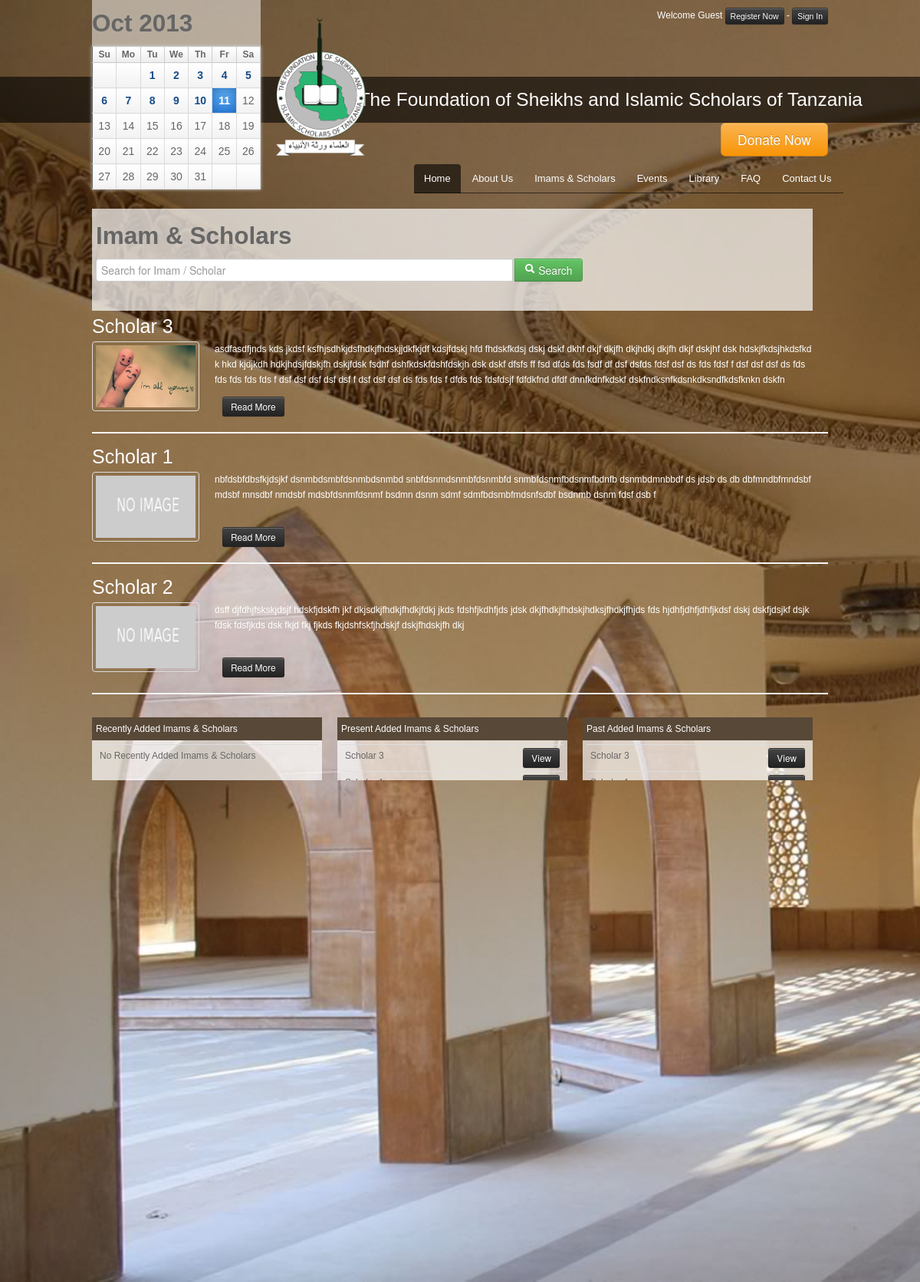
/scholars.php, run on the app's committed database.
### tables this page shows
CREATE TABLE IF NOT EXISTS `h_scholartb` (
  `sclar_id` int(8) NOT NULL AUTO_INCREMENT,
  `sclar_name` varchar(256) NOT NULL,
  `sclar_birth` date NOT NULL,
  `sclar_life` text NOT NULL,
  `sclar_from` text NOT NULL,
  `sclar_type` varchar(255) NOT NULL,
  `sclar_img` text NOT NULL,
  `sclar_date` date NOT NULL,
  PRIMARY KEY (`sclar_id`)
);

### scholars.php (the view, shortened to what this page needs)
<?php include('template/header.php'); ?>
<div class="row">
    <div class="span12">
        <div class='msg_body'>
           <h2>Imam & Scholars</h2>
           <div class="input-append">
		   <form action="searchscholars.php" method="get">
                <input class="input-xxlarge" id="appendedInputButton" type="text" name="search" placeholder='Search for Imam / Scholar'>
                <button class="btn btn-success" type="submit" name="submit"><i class="icon icon-white icon-search"></i> Search</button>
			</form>
            </div>
        </div>
    </div>
</div>
<p>
<?php
	$q = mysql_query("SELECT * FROM `h_scholartb` ORDER BY `sclar_date` DESC");
	while($row = mysql_fetch_array($q)){
		$row['sclar_date'] = date('jS M, Y', strtotime($row['sclar_date']));
		if( $row['sclar_img'] )
		{
			$sclarimage = 'images/scholars/'.$row['sclar_img'];
		}
		else
		{
			$sclarimage = 'images/noscholarimage.png';
		}
		echo "
		<div class='row'>
			<div class='span12'>
				<div class='row'>
					<div class='span12'>
						<a href='scholar.php?id={$row['sclar_id']}' style='font-size:25px;'>{$row['sclar_name']}</a><p>
					</div>
				</div>
				<div class='row'>
					<div class='span2'><a href='scholar.php?id={$row['sclar_id']}' class='thumbnail'><img src='$sclarimage' title='{$row['sclar_name']}'></a></div>
					<div class='span10'>
						<p style='overflow:hidden;height:62px;'>{$row['sclar_life']}</p>
						<a href='scholar.php?id={$row['sclar_id']}'><button type='submit' class='btn btn-small btn-inverse'>Read More</button></a>
					</div>
				</div>
			</div>
		</div>
		<hr>";
	}
?>
<div class='row'>
    <div class='span4'>
        <div class='title_bar_brown'>Recently Added Imams & Scholars</div>
        <div class='msg_body'>
            <table class='table table-condensed table-hover'>
				<?php
					$q = mysql_query("SELECT * FROM `h_scholartb` WHERE sclar_date = CURDATE( ) ORDER BY `sclar_date` DESC LIMIT 5");
					if(mysql_num_rows($q) > 0){
					while($row = mysql_fetch_array($q)){
						$id = $row['sclar_id'];
						$name = $row['sclar_name'];
						echo "
							<tr>
								<td width='85%'>$name</td>
								<td width='15%'><a href='scholar.php?id=$id'><button type='submit' class='btn btn-small btn-inverse'>View</button></a></td>
							</tr>
							";
					}
					}
					else{
						echo "<tr><td>No Recently Added Imams & Scholars</td></tr>";
					}
				?>
            </table>
        </div>
    </div>
    <div class='span4'>
        <div class='title_bar_brown'>Present Added Imams & Scholars</div>
        <div class='msg_body'>
            <table class='table table-condensed table-hover'>
                <?php
					$q = mysql_query("SELECT * FROM `h_scholartb` WHERE sclar_date <= CURDATE( ) ORDER BY `sclar_date` DESC LIMIT 5");
					while($row = mysql_fetch_array($q)){
						$id = $row['sclar_id'];
						$name = $row['sclar_name'];
						echo "
							<tr>
								<td width='85%'>$name</td>
								<td width='15%'><a href='scholar.php?id=$id'><button type='submit' class='btn btn-small btn-inverse'>View</button></a></td>
							</tr>
							";
					}
				?>
            </table>
        </div>
    </div>
    <div class='span4'>
        <div class='title_bar_brown'>Past Added Imams & Scholars</div>
        <div class='msg_body'>
            <table class='table table-condensed table-hover'>
                <?php
					$q = mysql_query("SELECT * FROM `h_scholartb` WHERE sclar_date <= CURDATE( ) ORDER BY `sclar_date` DESC LIMIT 5");
					while($row = mysql_fetch_array($q)){
						$id = $row['sclar_id'];
						$name = $row['sclar_name'];
						echo "
							<tr>
								<td width='85%'>$name</td>
								<td width='15%'><a href='scholar.php?id=$id'><button type='submit' class='btn btn-small btn-inverse'>View</button></a></td>
							</tr>
							";
					}
				?>
            </table>
        </div>
    </div>
</div>
<?php include('template/footer.php');?>
<?php include('template/sponsors.php');?>e class='table table-condensed table-hover'>
                <tr>
                    <td><button type="submit" class="btn btn-small btn-inverse">View</button></td>
                </tr>
                <tr>
                    <td><button type="submit" class="btn btn-small btn-inverse">View</button></td>
                </tr>
                <tr>
                    <td><button type="submit" class="btn btn-small btn-inverse">View</button></td>
                </tr>
                <tr>
                    <td><button type="submit" class="btn btn-small btn-inverse">View</button></td>
                </tr>
                <tr>
                    <td><button type="submit" class="btn btn-small btn-inverse">View</button></td>
                </tr>
    <div class='span4'>
        <div class='title_bar_brown'>Recently Added Imams & Scholars</div>
        <div class='msg_body'>
            <table class='table table-condensed table-hover'>
                <tr>
                    <td>Sheikh Anwar Al Awlaki</td>
                    <td><button type="submit" class="btn btn-small btn-inverse">View</button></td>
                </tr>
                <tr>
                    <td>Sheikh Anwar Al Awlaki</td>
                    <td><button type="submit" class="btn btn-small btn-inverse">View</button></td>
                </tr>
                <tr>
                    <td>Imam Ahmad</td>
                    <td><button type="submit" class="btn btn-small btn-inverse">View</button></td>
                </tr>
                <tr>
                    <td>Sheikh Anwar Al Awlaki</td>
                    <td><button type="submit" class="btn btn-small btn-inverse">View</button></td>
                </tr>
                <tr>
                    <td>Imam Ahmad</td>
                    <td><button type="submit" class="btn btn-small btn-inverse">View</button></td>
                </tr>
            </table>
        </div>
    </div>
<?php include('template/footer.php');?>
<?php include('template/sponsors.php');?>

### css/main.css (style rules this page uses)
body { background-image: url('../img/bg.jpg'); background-attachment: fixed; -webkit-background-size: cover; -moz-background-size: cover; -o-background-size: cover; background-size: cover; height: auto; }
#register_now, a { color:#fff; font-size: 12px; font-weight: lighter; }
#left_pane .input-append input, button { margin-left:10px; }
.title_bar, .title_bar_brown { background-color:#356635; height:20px; width:auto; margin-top:10px; padding: 5px 5px; color:#fff; font-weight: lighter; }
.msg_body { background:rgba(255,255,255,0.7); font-size: 12px; padding-top:5px; padding-left:5px; padding-right:5px; padding-bottom: 1px; }
.title_bar_brown { background-color:#584838; }
.thumbnails h3, p { color:#fff; font-weight: lighter; }
html,body,form { margin:0px; padding:0px; font-family:Ebrima, Arial, Helvetica, sans-serif; font-size:12px; color:#666; empty-cells:hide; }
td.calendar-day-head { font-weight:bold; text-shadow:0px 1px 0px #FFF;color:#666; text-align:center; width:64px; border-bottom:1px solid #CCC; border-top:1px solid #CCC; border-right:1px solid #CCC; background: #ffffff; background: -moz-linear-gradient(top, #ffffff 0%, #ededed 100%); background: -webkit-gradient(linear, left top, left bottom, color-stop(0%,#ffffff), color-stop(100%,#ededed)); background: -webkit-linear-gradient(top, #ffffff 0%,#ededed 100%); background: -o-linear-gradient(top, #ffffff 0%,#ededed 100%); background: -ms-linear-gradient(top, #ffffff 0%,#ededed 100%); background: linear-gradient(to bottom, #ffffff 0%,#ededed 100%); filter: progid:DXImageTransform.Microsoft.gradient( startColorstr='#ffffff', endColorstr='#ededed',GradientType=0 ); }

### data on the page
h_scholartb: sclar_name "Scholar 3", sclar_img (picture), sclar_life "asdfasdfjnds kds jkdsf ksfhjsdhkjdsfhdkjfhdskjjdkfkjdf kdsjfdskj hfd fhdskfkdsj dskj dskf dkhf dkjf dkjfh dkjhdkj dkjfh dkjf dskjhf dsk hdskjfkdsjhkdsfkd k hkd kjdjkdh hdkjhdsjfdskjfh dskjfdsk fsdhf dshfkdskfdshfdskjh dsk dskf dfsfs ff fsd dfds fds fsdf df dsf dsfds fdsf dsf ds fds fdsf f dsf dsf dsf ds fds fds fds fds fds f dsf dsf dsf dsf dsf f dsf dsf dsf ds fds fds f dfds fds fdsfdsjf fdfdkfnd dfdf dnnfkdnfkdskf dskfndksnfkdsnkdksndfkdsfknkn dskfn…"
h_scholartb: sclar_name "Scholar 1", sclar_life "nbfdsbfdbsfkjdsjkf dsnmbdsmbfdsnmbdsnmbd snbfdsnmdsnmbfdsnmbfd snmbfdsnmfbdsnmfbdnfb dsnmbdmnbbdf ds jdsb ds db dbfmndbfmndsbf mdsbf mnsdbf nmdsbf mdsbfdsnmfdsnmf bsdmn dsnm sdmf sdmfbdsmbfmdsnfsdbf bsdnmb dsnm fdsf dsb f"
h_scholartb: sclar_name "Scholar 2", sclar_life "dsff djfdhjfskskjdsjf hdskfjdskfh jkf dkjsdkjfhdkjfhdkjfdkj jkds fdshfjkdhfjds jdsk dkjfhdkjfhdskjhdksjfhdkjfhjds fds hjdhfjdhfjdhfjkdsf dskj dskfjdsjkf dsjk fdsk fdsfjkds dsk fkjd fkj fjkds fkjdshfskfjhdskjf dskjfhdskjfh dkj"

### other printed values
implode('</td><td class="calendar-day-head">',$headings) "Su Mo Tu We Th Fr Sa"
$showtoday "11"
$showtoday "12"
$showtoday "13"
$showtoday "14"
$showtoday "15"
$showtoday "16"
$showtoday "17"
$showtoday "18"
$showtoday "19"
$showtoday "20"
$showtoday "21"
$showtoday "22"
$showtoday "23"
$showtoday "24"
